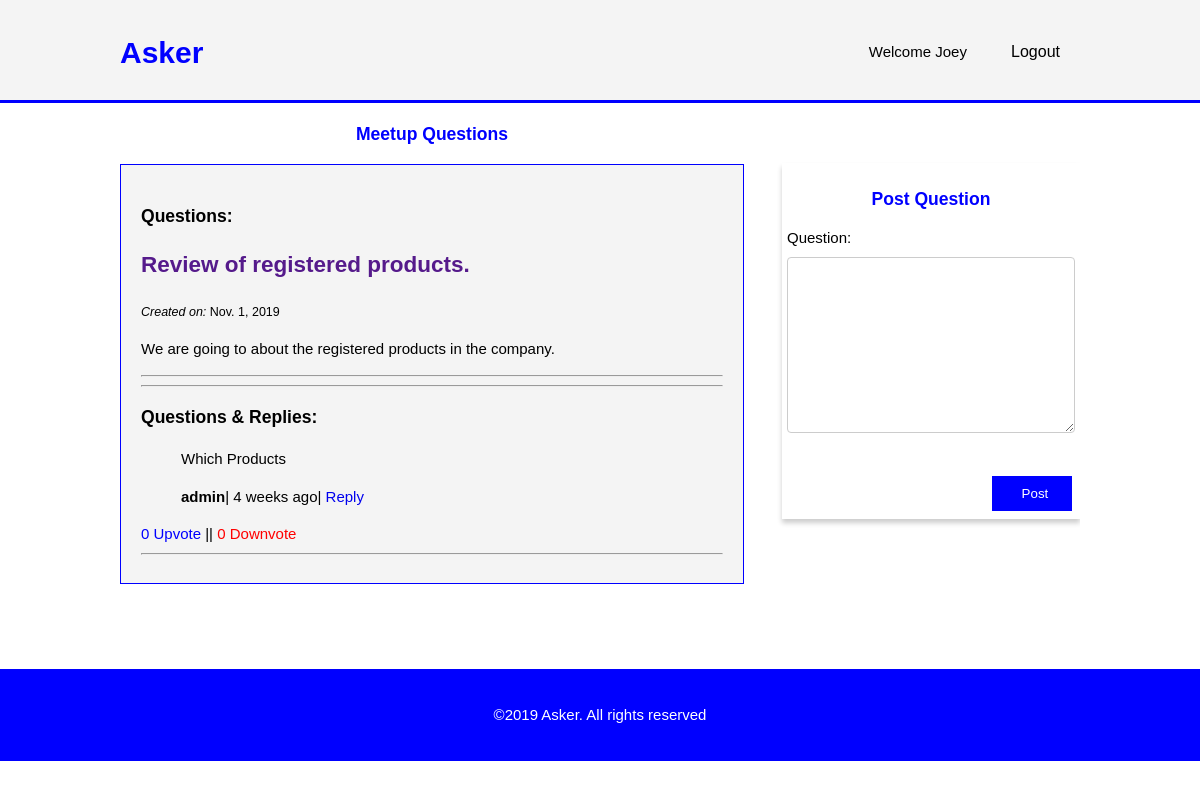
Before: /home/8/ (signed in) with the older database file.
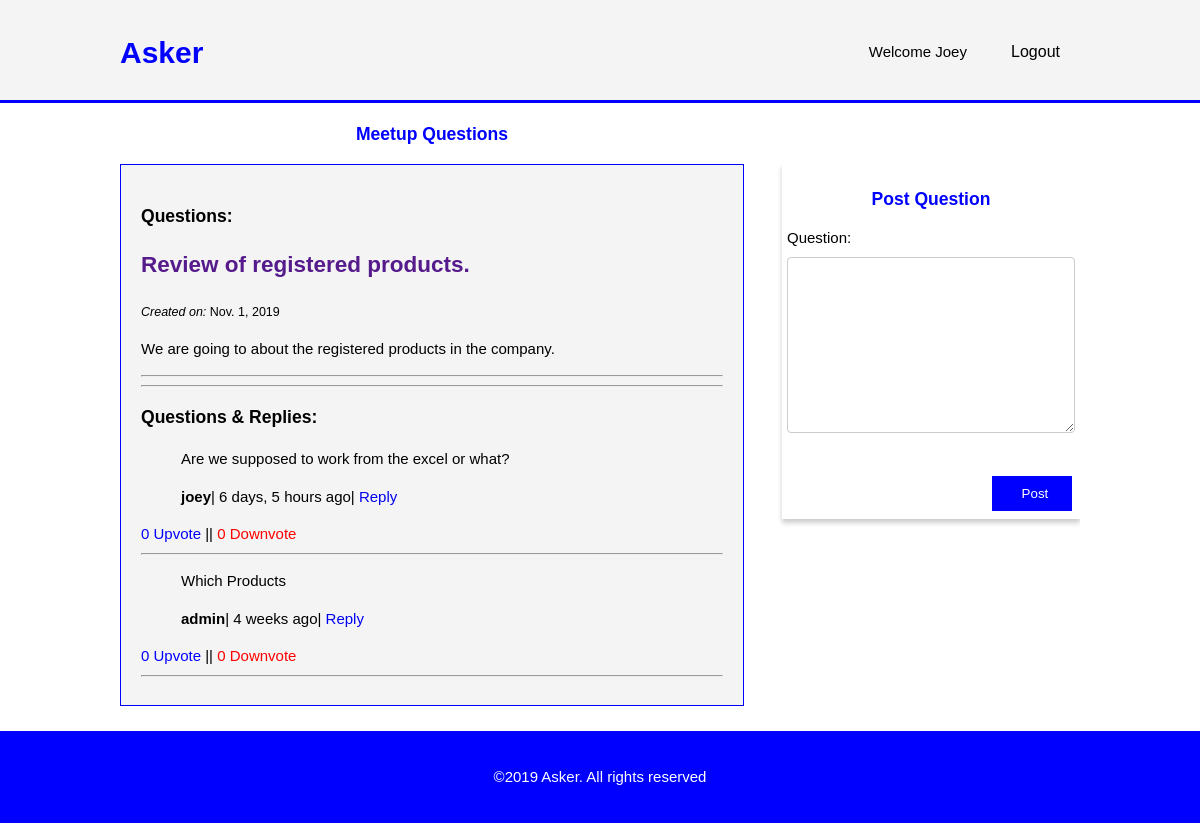
After: the same page with the newer database file.
### meetup/models.py (models this page shows, shortened)
class Comment(models.Model):
    meetup = models.ForeignKey(
        Meetup, on_delete=models.CASCADE, related_name='comments')
    posted_by = models.ForeignKey(User, on_delete=models.CASCADE, null=True, related_name='comments')
    question = models.TextField()
    created_date = models.DateTimeField(default=timezone.now)
    active = models.BooleanField(default=True)
    up_vote = models.IntegerField(default=0)
    down_vote = models.IntegerField(default=0)
    parent = models.ForeignKey('self', on_delete=models.CASCADE, null=True, blank=True, related_name='replies')
    class Meta:
        ordering = ['-created_date']

### meetup/views.py (the view)
# urls.py: path('home/<int:meetup_id>/', views.detail, name='detail'),
@login_required
def detail(request, meetup_id):
    meetup = get_object_or_404(Meetup, pk=meetup_id)
    comments = meetup.comments.filter(active=True, parent__isnull=True)
    form = CommentForm()
    if request.method == "POST":
        form = CommentForm(data=request.POST)
        if form.is_valid():
            parent_obj = None
            try:
                parent_id = int(request.POST.get('parent_id'))
            except:
                parent_id = None
            if parent_id:
                parent_obj = Comment.objects.get(id=parent_id)
                if parent_obj:
                    new_reply = form.save(commit=False)
                    new_reply.parent = parent_obj
            new_comment = form.save(commit=False)
            new_comment.meetup = meetup
            new_comment.posted_by = request.user
            new_comment.save()
            return HttpResponseRedirect(reverse('detail', args=(meetup.id,)))
    else:
        form = CommentForm()
    context = {"meetup": meetup, "form": form, "comments": comments}
    return render(request, 'detail.html', context)

### meetup/forms.py
class CommentForm(forms.ModelForm):
    question = forms.CharField(widget=forms.Textarea)
    class Meta:
        model = Comment
        fields = ['question']

### meetup/templates/detail.html (shortened to what this page needs)
{% load static %}<!DOCTYPE html>
<html>
  <head>
    <link rel="stylesheet" href="{% static 'css/detail.css' %}" />
  </head>
  <body>
    <header>
      <div class="container">
        <div id="branding">
          <h1><span class="highlight"> Asker</span></h1>
        </div>
        <nav>
          <ul>
            {% if user.is_authenticated %}
            <li>
              Welcome {{request.user.first_name}}
            </li>
            <li>
              <a href="{% url 'logout' %}">Logout</a>
            </li>
            {% endif %}
          </ul>
        </nav>
      </div>
    </header>
    <section id="main">
      <div class="container">
        <article id="main-col">
          <h1>Meetup Questions</h1>
          <ul id="questions">
            <li>
              <h3>Questions: {{ comment.parent.count }}</h3>
              <h2>
                <a href="">{{ meetup.title }}</a>
              </h2>
              <small
                ><i>Created on:</i>
                {{ meetup.created_on.date }}
              </small>
              <p>{{ meetup.description }}</p>
              <hr />
              <hr />
              <h3>Questions & Replies:</h3>
              {% for comment in comments %}
              <blockquote>
                <p>{{ comment.question|linebreaks }}</p>
                <p>
                  <b>{{ comment.posted_by }}</b>|
                  {{comment.created_date|timesince }} ago|
                  <a href="#" class="reply-btn">Reply</a>
                </p>
              </blockquote>
              <a href="vote/"
                ><span class="upvote">{{comment.up_vote }} Upvote</span></a
              >
              ||
              <a href="vote/"
                ><span class="downvote">{{comment.down_vote}} Downvote</span></a
              >
              <hr />
              {% empty %}
              <p>No questions here yet :(</p>
              {% endfor %}
            </li>
          </ul>
        </article>
        <aside id="sidebar">
          <h3>Post Question</h3>
          <form action="." method="POST">
            {% csrf_token %} {{ form.as_p }}
            <button type="submit" class="post-btn">Post</button>
          </form>
        </aside>
      </div>
    </section>
    <footer>
      <p>&copy;2019 Asker. All rights reserved</p>
    </footer>
  </body>
</html>

Changed rows visible on the page:
added Comment: question "Are we supposed to work from the excel or what?", posted_by "joey", created_date "6 days, 5 hours", up_vote "0", down_vote "0"
